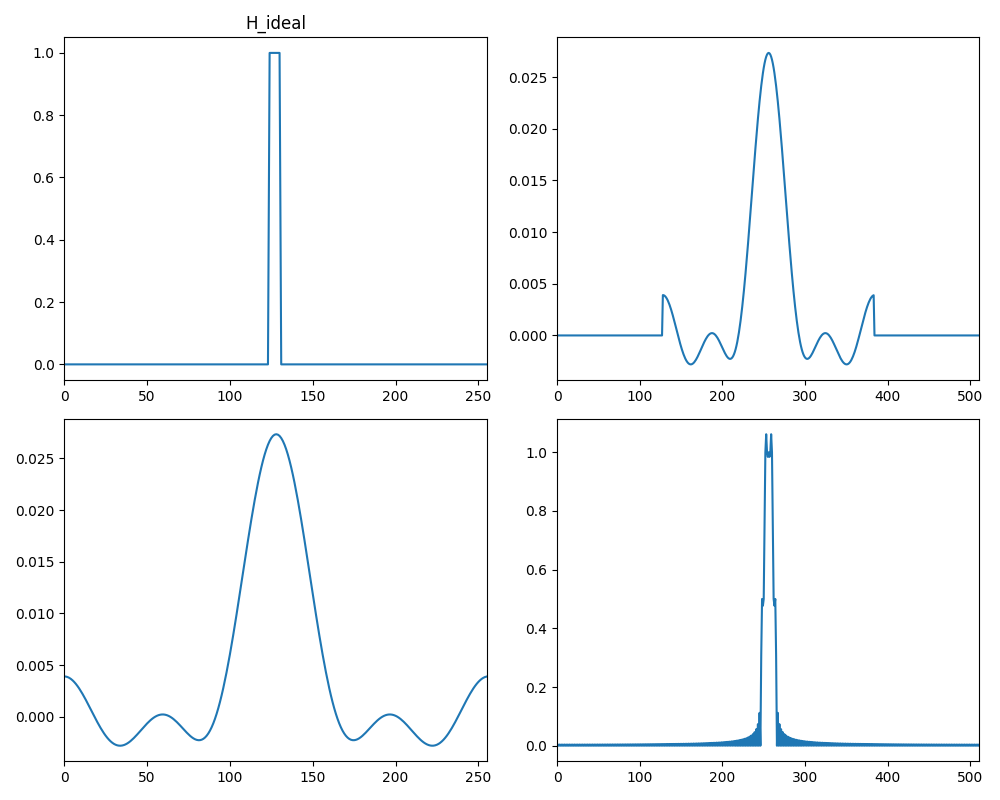

Here is the Python script that generated this plot:
import numpy as np
import matplotlib.pyplot as plt

# %% Figure 4.33
# 1-D example of ringing as a result of spatial padding.

# Data
HIdeal = np.zeros(256, dtype=float)
# MATLAB: HIdeal(125:131)=1; (1-based inclusive)
HIdeal[124:131] = 1.0

# Compute impulse response
Hm = np.fft.fftshift(HIdeal)

h = np.fft.fftshift(np.fft.ifft(np.fft.fftshift(HIdeal)))
H = np.fft.fft(h)

# Embed h in zeros
hpad = np.zeros(512, dtype=float)
# MATLAB: hpad(129:384) = real(h(1:256));
hpad[128:384] = np.real(h[:256])
Hpad = np.fft.fft(hpad)

# Display
plt.figure(figsize=(10, 8))

plt.subplot(2, 2, 1)
plt.plot(HIdeal)
plt.title('H_ideal')
plt.xlim(0, len(HIdeal) - 1)

plt.subplot(2, 2, 2)
plt.plot(hpad)
plt.xlim(0, len(hpad) - 1)

plt.subplot(2, 2, 3)
plt.plot(np.real(h))
plt.xlim(0, len(h) - 1)

plt.subplot(2, 2, 4)
plt.plot(np.abs(np.fft.fftshift(Hpad)))
plt.xlim(0, len(Hpad) - 1)

plt.tight_layout()
plt.savefig('Figure433.png')
print('Saved Figure433.png')
plt.show()
